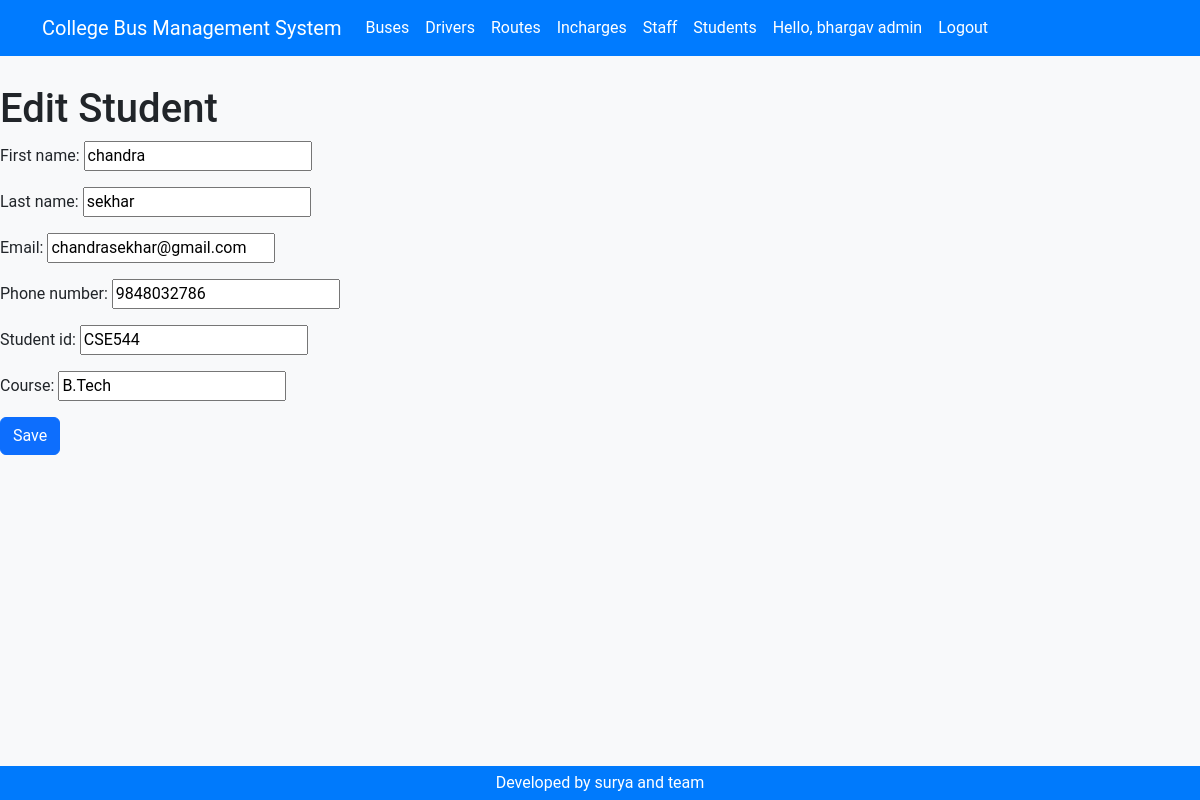
Screenshot of /students/1/edit/ (signed in) with the database file from the repository.
### accounts/models.py (models this page shows, shortened)
class Profile(models.Model):
    USER_TYPES = (
        ('student', 'Student'),
        ('incharge', 'Incharge'),
        ('driver', 'Driver'),
        ('admin', 'Admin'),
    )
    user = models.OneToOneField(User, on_delete=models.CASCADE)
    user_type = models.CharField(max_length=10, choices=USER_TYPES)

### students/models.py (models this page shows, shortened)
class Student(models.Model):
    first_name = models.CharField(max_length=100)
    last_name = models.CharField(max_length=100)
    email = models.EmailField(unique=True)
    phone_number = models.CharField(max_length=15)
    student_id = models.CharField(max_length=10, unique=True)
    course = models.CharField(max_length=100)

### students/views.py (the view)
# urls.py: path('<int:pk>/edit/', views.student_update, name='student_update'),
@login_required
def student_update(request, pk):
    if not request.user.profile.user_type in ['incharges','admin']:
        messages.error(request, 'You do not have admin permission to access this page.')
        return redirect('/students')  # Redirect to a relevant page
    student = get_object_or_404(Student, pk=pk)
    if request.method == 'POST':
        form = StudentForm(request.POST, instance=student)
        if form.is_valid():
            form.save()
            return redirect('student_list')
    else:
        form = StudentForm(instance=student)
    return render(request, 'students/student_form.html', {'form': form})

### students/forms.py
class StudentForm(forms.ModelForm):
    class Meta:
        model = Student
        fields = ['first_name', 'last_name', 'email', 'phone_number', 'student_id', 'course']

### accounts/context_processors.py (called while the page is built)
def user_type(request):
    if request.user.is_authenticated:
        try:
            profile = Profile.objects.get(user=request.user)
            return {'user_type': profile.user_type}
        except Profile.DoesNotExist:
            return {'user_type': None}
    return {'user_type': None}

### templates/students/student_form.html (shortened to what this page needs)
{% load static %}
<!DOCTYPE html>
<html lang="en">
  <head>
    <link href="{% static 'css/bootstrap.min.css' %}" rel="stylesheet" />
    <link href="{% static 'css/styles.css' %}" rel="stylesheet" />
  </head>
  <body>
    {% include 'header.html' %}
    {% block content %}
      <h1>
        {% if form.instance.pk %}
          Edit
        {% else %}
          Add
        {% endif %}Student
      </h1>
      <form method="post">
        {{ form.as_p }}
        <button type="submit" class="btn btn-primary">Save</button>
      </form>
    {% endblock %}
    {% include 'footer.html' %}
  </body>
</html>

### templates/header.html (shortened to what this page needs)
<header>
  <div class="header">
    <nav class="navbar navbar-expand-lg fixed-top myNav">
      <div class="container">
        {% if user.is_authenticated %}
          {% if user_type == 'admin' %}
            <a class="navbar-brand ms-auto" href="/accounts/admin/">College Bus Management System</a>
          {% elif user_type == 'driver' %}
            <a class="navbar-brand ms-auto" href="/accounts/driver/">College Bus Management System</a>
          {% elif user_type == 'incharge' %}
            <a class="navbar-brand ms-auto" href="/accounts/incharge/">College Bus Management System</a>
          {% elif user_type == 'student' %}
            <a class="navbar-brand ms-auto" href="/accounts/student/">College Bus Management System</a>
          {% endif %}
        {% else %}
          <a class="navbar-brand ms-auto" href="/accounts/login/">College Bus Management System</a>
        {% endif %}
        <div class="collapse navbar-collapse" id="navbarNav">
          <ul class="navbar-nav">
            <li class="nav-item">
              <a class="nav-link" href="/buses/">Buses</a>
            </li>
            <li class="nav-item">
              <a class="nav-link" href="/drivers/">Drivers</a>
            </li>
            <li class="nav-item">
              <a class="nav-link" href="/routes/">Routes</a>
            </li>
            <li class="nav-item">
              <a class="nav-link" href="/incharges/">Incharges</a>
            </li>
            <li class="nav-item">
              <a class="nav-link" href="/staff/">Staff</a>
            </li>
            <li class="nav-item">
              <a class="nav-link" href="/students/">Students</a>
            </li>
            {% if user.is_authenticated %}
              <li class="nav-item">
                <a class="nav-link" href="#">Hello, {{ user.username }} {{ user_type }}</a>
              </li>
              <li class="nav-item">
                <a class="nav-link" href="/accounts/logout">Logout</a>
              </li>
            {% endif %}
          </ul>
        </div>
      </div>
    </nav>
  </div>
</header>

### static/css/styles.css (style rules this page uses)
body { background-color: #f8f9fa; font-family: 'Roboto', sans-serif; padding-top: 70px; }
.myNav { background-color: #007bff; }
.myNav a { color: #fff; }
.header { display: block; margin-bottom: 15px; }

### rows the page displays
Profile: user_type "admin"
Student: first_name "chandra", last_name "sekhar", email "chandrasekhar@gmail.com", phone_number "9848032786", student_id "CSE544", course "B.Tech"

### other values shown
{{ user.username }} "bhargav"
